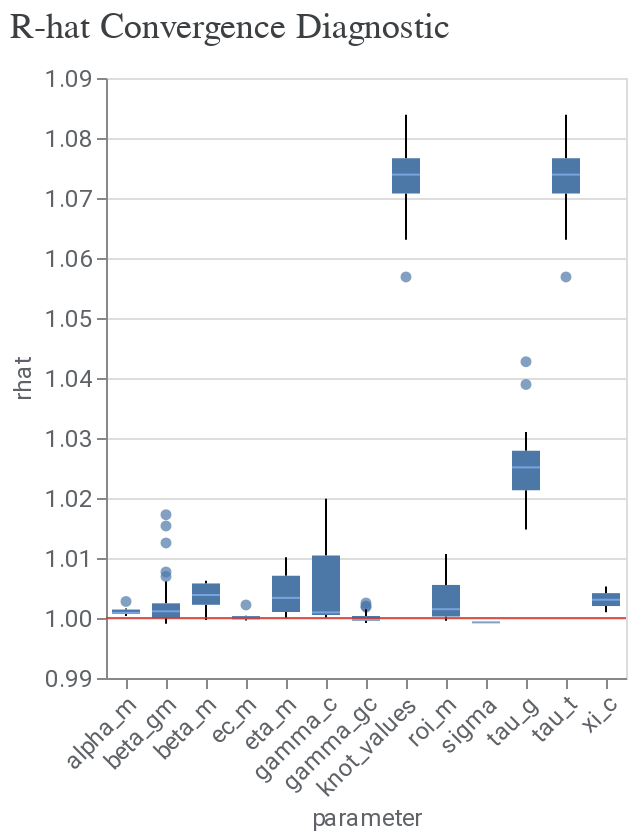

This figure's notebook cell:
### Markdown cell above
After the model is built, you must assess convergence, debug the model if needed, and then assess the model fit.

1\. Assess convergence. Run the following code to generate r-hat statistics. R-hat close to 1.0 indicate convergence. R-hat < 1.2 indicates approximate convergence and is a reasonable threshold for many problems.

### Code cell
model_diagnostics = visualizer.ModelDiagnostics(meridian)
model_diagnostics.plot_rhat_boxplot()

### Figure 1 — Vega-Lite specification as saved in the notebook (floating-point values rounded to 4 significant figures; data arrays with more than 128 entries replaced by an {"elided": "..."} marker saying what was removed)
{"config": {"view": {"continuousWidth": 400, "continuousHeight": 300}, "axis": {"labelColor": "#5F6368", "labelFont": "Roboto", "labelFontSize": 12, "titleColor": "#5F6368", "titleFont": "Roboto", "titleFontSize": 12, "titleFontWeight": "normal"}}, "layer": [{"data": {"name": "data-50da05db7814464982b6142740d60aaf"}, "mark": {"type": "boxplot", "median": {"color": "#8AB4F8"}, "outliers": {"filled": true}}, "encoding": {"x": {"axis": {"labelAngle": -45}, "field": "parameter", "type": "nominal"}, "y": {"field": "rhat", "scale": {"zero": false}, "type": "quantitative"}}}, {"data": {"name": "empty"}, "mark": {"type": "rule", "color": "#D93025", "opacity": 0.8}, "encoding": {"y": {"datum": 1}}}], "title": {"text": "R-hat Convergence Diagnostic", "anchor": "start", "color": "#3C4043", "font": "Google Sans Display", "fontSize": 18, "fontWeight": "normal", "offset": 10}, "$schema": "https://vega.github.io/schema/vega-lite/v4.17.0.json", "datasets": {"data-50da05db7814464982b6142740d60aaf": {"elided": "748 records"}, "empty": [{}]}}
